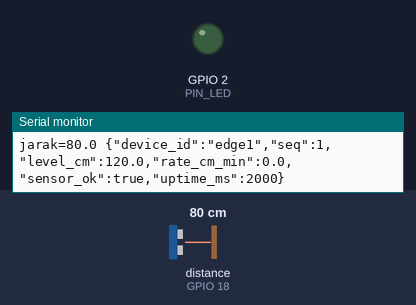
Simulated run of this sketch. Board: ESP32. Shown: output pins drawn as LEDs (lit = HIGH), the last lines printed to the serial monitor. Wiring (from diagram.json): ultrasonic range finder: trigger GPIO 5; echo GPIO 18. Inputs (shaded band) come from the test bench; at power-on: distance to the obstacle (sensor on GPIO 18) 80 cm. The echo pulse lasts 58.3 µs per cm; WiFi joins after 1.5 s; servers stay silent unless stated; no MQTT or app messages arrive unless stated; pins used as bus, display or sensor lines are not drawn.

Above: at 2.7 s.
2.8 s: distance to the obstacle (sensor on GPIO 18) set to 32 cm
At 5.1 s:
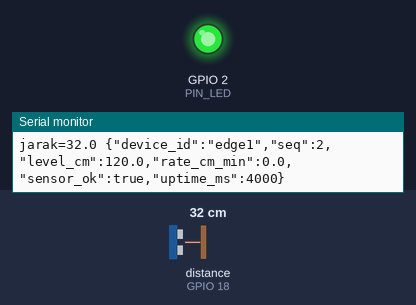
5.5 s: distance to the obstacle (sensor on GPIO 18) set to 28 cm
Timing chart, 0 to 8.5 s (numbered marks = the images above; inputs shaded):
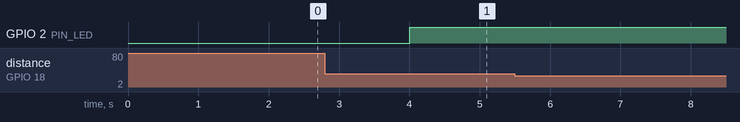

The sketch:

sketch.ino
```cpp
// SiagaRob — Edge 1 Pos Air (ESP32 + HC-SR04), simulasi Wokwi.
// Kontrak: docs/CONTRACT.md. Catatan desain: edge1_wokwi/README.md.
#include <Arduino.h>
#include <WiFi.h>
#include <PubSubClient.h>
#include "edge1_logic.h"

// ====== KONFIGURASI (samakan PROJECT_ID dengan .env / dashboard) ======
#define PROJECT_ID "siagarob_1739233"
// ======================================================================

static const int PIN_TRIG = 5;
static const int PIN_ECHO = 18;
static const int PIN_LED = 2;

static const char *MQTT_HOST = "broker.hivemq.com";
static const uint16_t MQTT_PORT = 1883;
static const uint32_t PUBLISH_INTERVAL_MS = 2000;  // 1 pesan = 1 menit simulasi
static const uint32_t RECONNECT_DELAY_MS = 3000;

static const char *TOPIC_TELEMETRY = "siagarob/" PROJECT_ID "/edge/edge1/telemetry";
static const char *TOPIC_STATUS = "siagarob/" PROJECT_ID "/edge/edge1/status";
static const char *CLIENT_ID = "siagarob-edge1-" PROJECT_ID;

WiFiClient wifiClient;
PubSubClient mqtt(wifiClient);
edge1::Processor processor;

static uint32_t seq = 0;
static uint32_t lastPublish = 0;
static uint32_t lastReconnectAttempt = 0;
static bool lastSensorOk = false;

// Jarak HC-SR04 dalam cm; 0 jika echo timeout (tidak ada pantulan).
static float readDistanceCm() {
  digitalWrite(PIN_TRIG, LOW);
  delayMicroseconds(2);
  digitalWrite(PIN_TRIG, HIGH);
  delayMicroseconds(10);
  digitalWrite(PIN_TRIG, LOW);
  unsigned long us = pulseIn(PIN_ECHO, HIGH, 30000UL);  // timeout 30 ms (~5 m)
  if (us == 0) return 0.0f;
  return (float)us * 0.0343f / 2.0f;
}

static void connectWifi() {
  if (WiFi.status() == WL_CONNECTED) return;
  WiFi.begin("Wokwi-GUEST", "", 6);
  while (WiFi.status() != WL_CONNECTED) {
    delay(250);
  }
}

// Coba satu kali; dipanggil dari loop dengan jeda 3 detik. LWT: offline, QoS1, retained.
static bool connectMqtt() {
  bool ok = mqtt.connect(CLIENT_ID, nullptr, nullptr, TOPIC_STATUS, 1, true, "offline");
  if (ok) {
    // PubSubClient hanya menerbitkan QoS0; retained=true dipertahankan.
    mqtt.publish(TOPIC_STATUS, "online", true);
  }
  return ok;
}

void setup() {
  Serial.begin(115200);
  pinMode(PIN_TRIG, OUTPUT);
  pinMode(PIN_ECHO, INPUT);
  pinMode(PIN_LED, OUTPUT);
  digitalWrite(PIN_LED, LOW);

  connectWifi();
  mqtt.setServer(MQTT_HOST, MQTT_PORT);
  mqtt.setBufferSize(512);
  mqtt.setKeepAlive(15);
}

void loop() {
  connectWifi();

  uint32_t now = millis();
  if (!mqtt.connected()) {
    digitalWrite(PIN_LED, LOW);
    if (now - lastReconnectAttempt >= RECONNECT_DELAY_MS) {
      lastReconnectAttempt = now;
      if (connectMqtt()) Serial.println("MQTT tersambung");
      else Serial.println("MQTT gagal, ulangi 3 detik");
    }
  } else {
    mqtt.loop();
  }

  if (now - lastPublish >= PUBLISH_INTERVAL_MS) {
    lastPublish = now;
    float d = readDistanceCm();
    edge1::Result r = processor.process(d);
    lastSensorOk = r.sensor_ok;
    // LED menyala bila sensor OK dan MQTT tersambung.
    digitalWrite(PIN_LED, (r.sensor_ok && mqtt.connected()) ? HIGH : LOW);

    char buf[256];
    int n = edge1::formatTelemetry(buf, sizeof(buf), ++seq, r, now);
    Serial.printf("jarak=%.1f %s\n", d, buf);
    if (n > 0 && n < (int)sizeof(buf) && mqtt.connected()) {
      mqtt.publish(TOPIC_TELEMETRY, buf, false);
    }
  }
}
```

edge1_logic.h
```cpp
// Logika murni Edge 1 (tanpa dependensi Arduino) agar dapat diuji di PC.
// Spesifikasi: docs/prd/00-PRD-CONTEXT.md §9.1 dan §10 (Edge 1).
#pragma once
#include <stdint.h>
#include <stdio.h>

namespace edge1 {

constexpr float TINGGI_PASANG_CM = 200.0f;
constexpr float JARAK_MIN_CM = 2.0f;
constexpr float JARAK_MAX_CM = 400.0f;
constexpr float LONJAKAN_MAX_CM = 50.0f;
constexpr int MEDIAN_N = 5;
constexpr int RATE_N = 5;  // selisih terhadap level 5 sampel sebelumnya

struct Result {
  float level_cm;
  float rate_cm_min;
  bool sensor_ok;
};

// Median dari n (<=5) nilai; n harus >= 1.
inline float median(const float *v, int n) {
  float a[MEDIAN_N];
  for (int i = 0; i < n; i++) a[i] = v[i];
  for (int i = 1; i < n; i++) {  // insertion sort
    float k = a[i];
    int j = i - 1;
    while (j >= 0 && a[j] > k) {
      a[j + 1] = a[j];
      j--;
    }
    a[j + 1] = k;
  }
  return a[n / 2];
}

// Jarak 0, di luar 2..400 cm, atau NaN dianggap tidak valid.
inline bool jarakValid(float d) {
  return d == d && d != 0.0f && d >= JARAK_MIN_CM && d <= JARAK_MAX_CM;
}

class Processor {
 public:
  // Dipanggil sekali per sampel (tiap 2 detik nyata = 1 menit simulasi).
  // distance_cm: pembacaan mentah HC-SR04 (0 jika timeout).
  Result process(float distance_cm) {
    bool ok = jarakValid(distance_cm);
    if (ok && haveValid_ && fabsf_(distance_cm - lastRawValid_) > LONJAKAN_MAX_CM) ok = false;

    if (ok) {
      lastRawValid_ = distance_cm;
      haveValid_ = true;
      // jendela median hanya berisi pembacaan valid
      if (winCount_ < MEDIAN_N) {
        win_[winCount_++] = distance_cm;
      } else {
        for (int i = 1; i < MEDIAN_N; i++) win_[i - 1] = win_[i];
        win_[MEDIAN_N - 1] = distance_cm;
      }
      lastLevel_ = TINGGI_PASANG_CM - median(win_, winCount_);
    }
    // Jika tidak ok: pertahankan lastLevel_ (nilai valid terakhir).
    // Belum pernah ada pembacaan valid: lastLevel_ = 0 dan sensor_ok=false.

    // Waktu tetap berjalan walau sensor error -> level tertahan masuk riwayat.
    float rate = 0.0f;
    if (histCount_ >= RATE_N) {
      rate = (lastLevel_ - hist_[(histPos_) % RATE_N]) / (float)RATE_N;
    }
    hist_[histPos_ % RATE_N] = lastLevel_;
    histPos_++;
    if (histCount_ < RATE_N) histCount_++;

    return Result{lastLevel_, rate, ok};
  }

 private:
  static float fabsf_(float x) { return x < 0 ? -x : x; }
  float win_[MEDIAN_N] = {0};
  int winCount_ = 0;
  float lastRawValid_ = 0;
  bool haveValid_ = false;
  float lastLevel_ = 0;
  float hist_[RATE_N] = {0};  // buffer melingkar level 5 sampel terakhir
  int histPos_ = 0;
  int histCount_ = 0;
};

// Tulis JSON telemetri Edge 1 persis sesuai kontrak (urutan field PRD §9.1).
// Mengembalikan jumlah karakter; < 0 atau >= cap berarti gagal/terpotong.
inline int formatTelemetry(char *buf, size_t cap, uint32_t seq, const Result &r, uint32_t uptime_ms) {
  return snprintf(buf, cap,
                  "{\"device_id\":\"edge1\",\"seq\":%lu,\"level_cm\":%.1f,\"rate_cm_min\":%.1f,"
                  "\"sensor_ok\":%s,\"uptime_ms\":%lu}",
                  (unsigned long)seq, (double)r.level_cm, (double)r.rate_cm_min,
                  r.sensor_ok ? "true" : "false", (unsigned long)uptime_ms);
}

}  // namespace edge1
```
